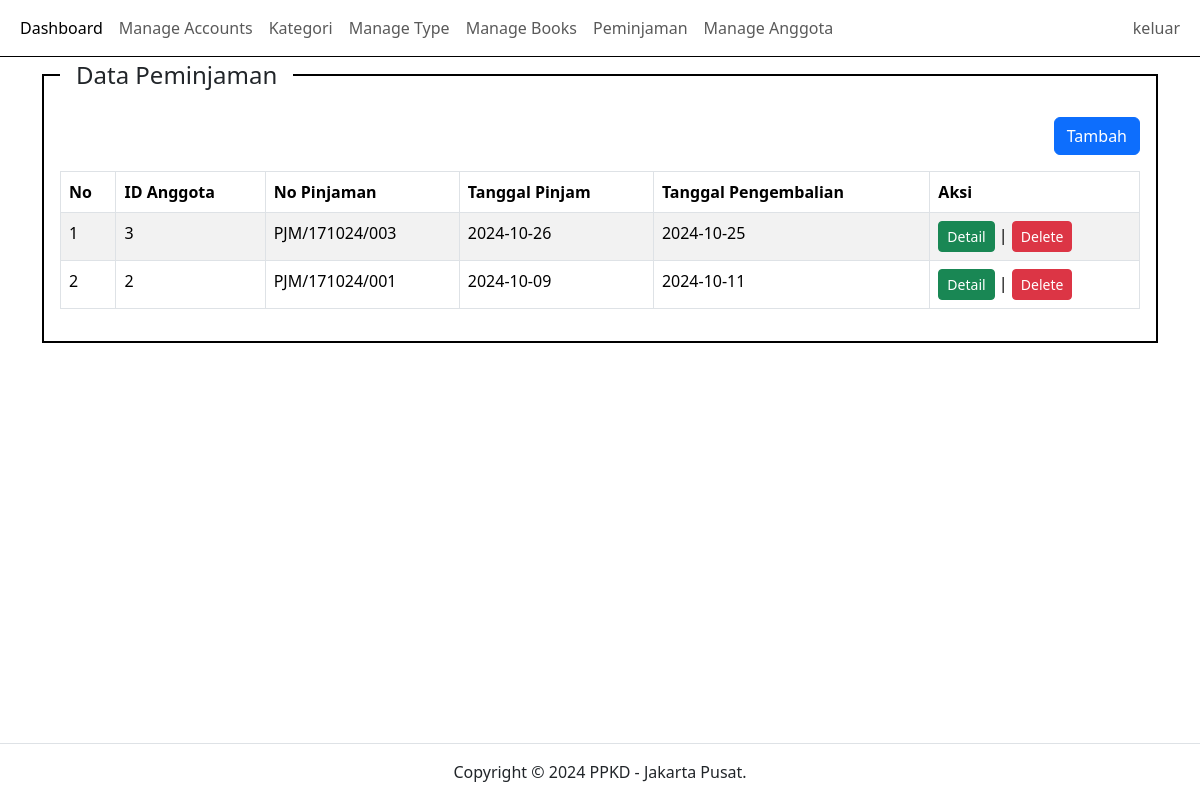
Page /index.php?pg=peminjaman (signed in) on the committed database.
### tables this page shows
CREATE TABLE `peminjaman` (
  `id` int(11) NOT NULL,
  `id_anggota` int(11) NOT NULL,
  `no_pinjaman` varchar(50) NOT NULL,
  `tanggal_pinjam` date NOT NULL,
  `tanggal_pengembalian` date NOT NULL,
  `status` varchar(30) NOT NULL,
  `created_at` timestamp NOT NULL DEFAULT current_timestamp(),
  `updated_at` timestamp NOT NULL DEFAULT current_timestamp() ON UPDATE current_timestamp()
);

### content/peminjaman.php (the view)
<?php
$peminjaman = mysqli_query($koneksi, "SELECT * FROM peminjaman LEFT JOIN anggota ON anggota.id = peminjaman.id_anggota ORDER BY peminjaman.id DESC");
?>
<div class="container">
    <div class="row">
        <div class="col-sm-12">
            <fieldset class="border border-black border-2 p-3">
                <legend class="float-none w-auto px-3">Data Peminjaman</legend>
                <div align="right">
                    <a href="?pg=tambah-peminjaman" class="btn btn-primary">Tambah</a>
                </div>
                <div class="table-responsive">
                    <table class="table table-bordered table-striped table-hover mt-3">
                        <thead>
                            <tr>
                                <th>No</th>
                                <th>ID Anggota</th>
                                <th>No Pinjaman</th>
                                <th>Tanggal Pinjam</th>
                                <th>Tanggal Pengembalian</th>
                                <th>Aksi</th>
                            </tr>
                        </thead>
                        <tbody>
                            <?php
                            $no = 1;
                            while ($rowPeminjaman = mysqli_fetch_assoc($peminjaman)):
                            ?>
                                <tr>
                                    <td><?php echo $no++ ?></td>
                                    <td><?php echo $rowPeminjaman['id_anggota'] ?></td>
                                    <td><?php echo $rowPeminjaman['no_pinjaman'] ?></td>
                                    <td><?php echo $rowPeminjaman['tanggal_pinjam'] ?></td>
                                    <td><?php echo $rowPeminjaman['tanggal_pengembalian'] ?></td>
                                    <td>
                                        <a id="edit-peminjaman" data-id="<?php echo $rowPeminjaman['id'] ?>" href="?pg=tambah-peminjaman&detail=<?php echo $rowPeminjaman['id'] ?>"
                                            class="btn btn-success btn-sm">Detail
                                        </a> |
                                        <a
                                            href="?pg=tambah-peminjaman&delete=<?php echo $rowPeminjaman['id'] ?>"
                                            class="btn btn-danger btn-sm"
                                            onclick="return confirm('Apakah anda yakin akan menghapus data ini??')">Delete</a>
                                    </td>
                                </tr>
                            <?php endwhile ?>
                        </tbody>
                    </table>
                </div>
            </fieldset>
        </div>
    </div>
</div>

### rows in the picture
peminjaman: id_anggota "3", no_pinjaman "PJM/171024/003", tanggal_pinjam "2024-10-26", tanggal_pengembalian "2024-10-25"
peminjaman: id_anggota "2", no_pinjaman "PJM/171024/001", tanggal_pinjam "2024-10-09", tanggal_pengembalian "2024-10-11"
